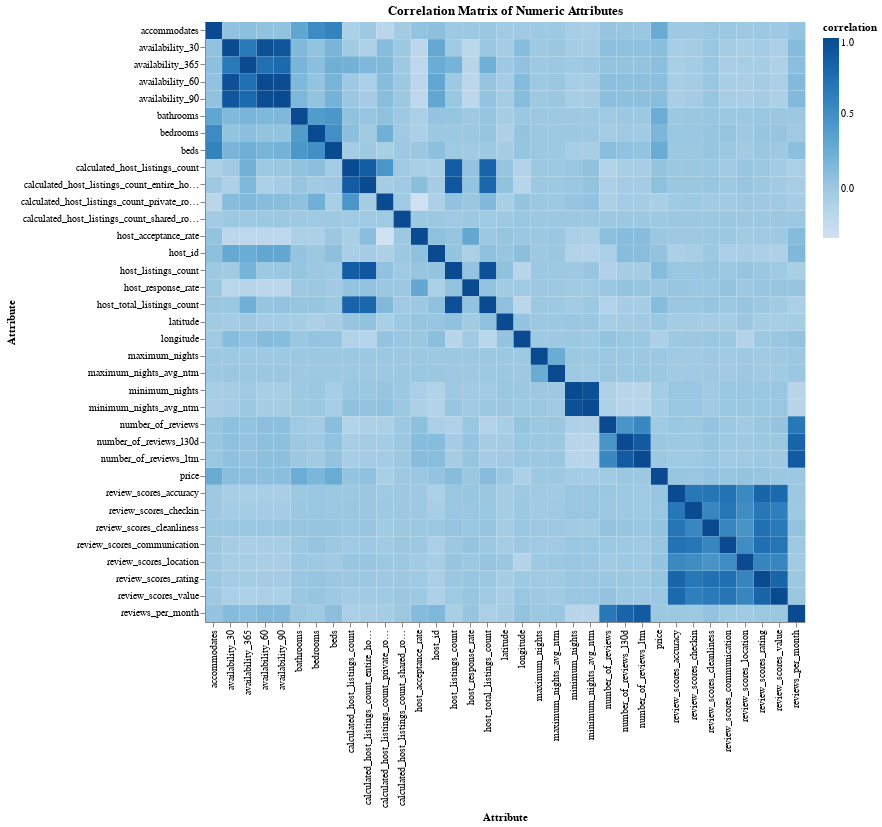

Notebook cell for this chart:
### Code cell
# Compute correlation matrix
numerical_cols = df_cleaned.select_dtypes(include=['number']).columns.tolist()
correlation_matrix = df_cleaned[numerical_cols].corr().reset_index().melt(id_vars=["index"], var_name="variable", value_name="correlation")

# Create Altair heatmap
heatmap = alt.Chart(correlation_matrix).mark_rect().encode(
    x=alt.X("index:N", title="Attribute"),
    y=alt.Y("variable:N", title="Attribute"),
    color=alt.Color("correlation:Q", scale=alt.Scale(scheme="blues")),
    tooltip=["index", "variable", "correlation"]
).properties(
    title="Correlation Matrix of Numeric Attributes",
    width=600,
    height=600
)

# Display visualization
heatmap

### Figure 1 — Vega-Lite specification as saved in the notebook (floating-point values rounded to 4 significant figures; data arrays with more than 128 entries replaced by an {"elided": "..."} marker saying what was removed)
{"$schema": "https://vega.github.io/schema/vega-lite/v5.20.1.json", "config": {"view": {"continuousHeight": 300, "continuousWidth": 300}}, "data": {"name": "data-e84caa112f9e584ec50f01f5a09a14b8"}, "datasets": {"data-e84caa112f9e584ec50f01f5a09a14b8": {"elided": "1225 records"}}, "encoding": {"color": {"field": "correlation", "scale": {"scheme": "blues"}, "type": "quantitative"}, "tooltip": [{"field": "index", "type": "nominal"}, {"field": "variable", "type": "nominal"}, {"field": "correlation", "type": "quantitative"}], "x": {"field": "index", "title": "Attribute", "type": "nominal"}, "y": {"field": "variable", "title": "Attribute", "type": "nominal"}}, "height": 600, "mark": {"type": "rect"}, "title": "Correlation Matrix of Numeric Attributes", "width": 600}
